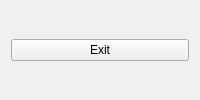
<?xml version="1.0" encoding="UTF-8"?>
<ui version="4.0">
     <class>Widget</class>
     <widget class="QWidget" name="Widget">         

         <layout class="QVBoxLayout" name="layout">
             <item>
                 <widget class="QPushButton" name="exit_button">
                    <property name="geometry">
                        <rect>
                             <x>0</x>
                             <y>0</y>
                             <width>200</width>
                             <height>200</height>
                        </rect>
                    </property>
                    <property name="text">
                    <string>Exit</string>
                    </property>
                </widget>
            </item>
        </layout>
    </widget>
    
    <layoutdefault spacing="6" margin="11"/>
    <resources/>
    <connections/>
</ui>
